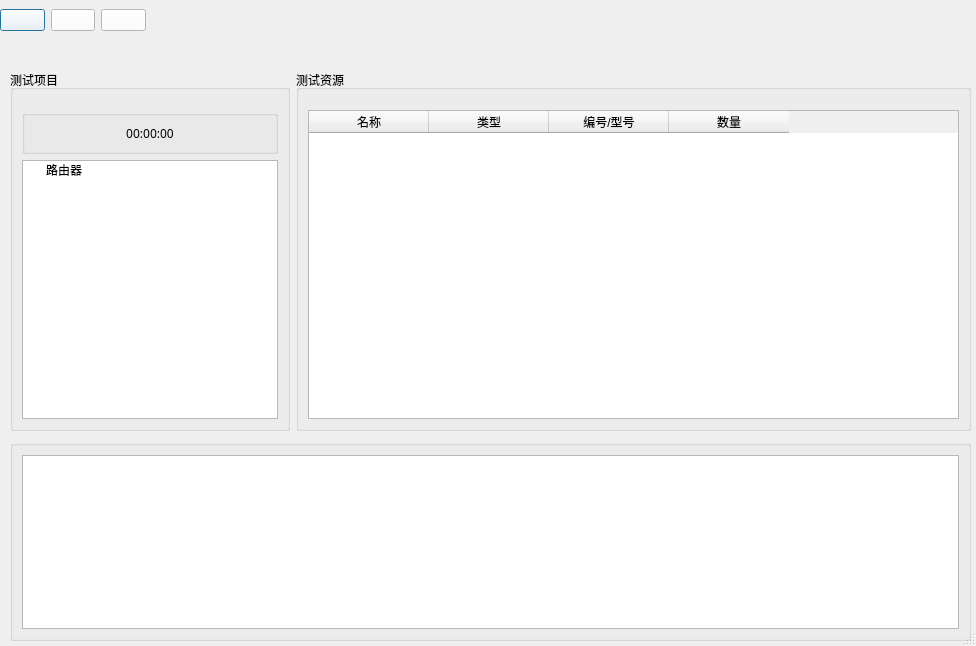
<?xml version="1.0" encoding="UTF-8"?>
<ui version="4.0">
 <class>Dialog</class>
 <widget class="QDialog" name="Dialog">
  <property name="geometry">
   <rect>
    <x>0</x>
    <y>0</y>
    <width>976</width>
    <height>646</height>
   </rect>
  </property>
  <property name="windowTitle">
   <string>Dialog</string>
  </property>
  <property name="sizeGripEnabled">
   <bool>true</bool>
  </property>
  <widget class="QWidget" name="layoutWidget">
   <property name="geometry">
    <rect>
     <x>10</x>
     <y>70</y>
     <width>961</width>
     <height>361</height>
    </rect>
   </property>
   <layout class="QHBoxLayout" name="horizontalLayout" stretch="0,2">
    <item>
     <widget class="QGroupBox" name="groupBox_test_modules">
      <property name="title">
       <string>测试项目</string>
      </property>
      <layout class="QGridLayout" name="gridLayout_6">
       <property name="topMargin">
        <number>20</number>
       </property>
       <property name="verticalSpacing">
        <number>6</number>
       </property>
       <item row="0" column="0">
        <layout class="QGridLayout" name="gridLayout_3" rowstretch="0,3">
         <item row="0" column="0">
          <widget class="QGroupBox" name="groupBox_2">
           <property name="title">
            <string/>
           </property>
           <layout class="QGridLayout" name="gridLayout_2">
            <item row="0" column="0">
             <widget class="QLabel" name="label_test_duration">
              <property name="font">
               <font>
                <family>Microsoft YaHei</family>
                <kerning>false</kerning>
               </font>
              </property>
              <property name="text">
               <string>00:00:00</string>
              </property>
              <property name="textFormat">
               <enum>Qt::PlainText</enum>
              </property>
              <property name="alignment">
               <set>Qt::AlignCenter</set>
              </property>
             </widget>
            </item>
           </layout>
          </widget>
         </item>
         <item row="1" column="0">
          <widget class="QTreeWidget" name="treeWidget">
           <property name="headerHidden">
            <bool>true</bool>
           </property>
           <column>
            <property name="text">
             <string>1</string>
            </property>
           </column>
           <item>
            <property name="text">
             <string>路由器</string>
            </property>
            <property name="flags">
             <set>ItemIsSelectable|ItemIsDragEnabled|ItemIsUserCheckable|ItemIsEnabled</set>
            </property>
           </item>
          </widget>
         </item>
        </layout>
       </item>
      </layout>
     </widget>
    </item>
    <item>
     <widget class="QGroupBox" name="groupBox_test_resource">
      <property name="title">
       <string>测试资源</string>
      </property>
      <layout class="QGridLayout" name="gridLayout_5">
       <property name="topMargin">
        <number>20</number>
       </property>
       <item row="0" column="0">
        <widget class="QTableWidget" name="tableWidget_test_resource">
         <property name="gridStyle">
          <enum>Qt::DotLine</enum>
         </property>
         <attribute name="horizontalHeaderCascadingSectionResizes">
          <bool>true</bool>
         </attribute>
         <attribute name="horizontalHeaderDefaultSectionSize">
          <number>120</number>
         </attribute>
         <column>
          <property name="text">
           <string>名称</string>
          </property>
         </column>
         <column>
          <property name="text">
           <string>类型</string>
          </property>
         </column>
         <column>
          <property name="text">
           <string>编号/型号</string>
          </property>
         </column>
         <column>
          <property name="text">
           <string>数量</string>
          </property>
         </column>
        </widget>
       </item>
      </layout>
     </widget>
    </item>
   </layout>
  </widget>
  <widget class="QWidget" name="layoutWidget_2">
   <property name="geometry">
    <rect>
     <x>0</x>
     <y>0</y>
     <width>146</width>
     <height>41</height>
    </rect>
   </property>
   <layout class="QGridLayout" name="gridLayout">
    <item row="0" column="0">
     <widget class="QPushButton" name="pushButton_start">
      <property name="styleSheet">
       <string notr="true">background-color:rgb(255, 255, 255);
</string>
      </property>
      <property name="text">
       <string/>
      </property>
      <property name="icon">
       <iconset resource="iconQrc.qrc">
        <normaloff>:/newPrefix/icon/start1.ico</normaloff>:/newPrefix/icon/start1.ico</iconset>
      </property>
      <property name="iconSize">
       <size>
        <width>32</width>
        <height>31</height>
       </size>
      </property>
     </widget>
    </item>
    <item row="0" column="2">
     <widget class="QPushButton" name="pushButton_close">
      <property name="styleSheet">
       <string notr="true">background-color:rgb(255, 255, 255);</string>
      </property>
      <property name="text">
       <string/>
      </property>
      <property name="icon">
       <iconset resource="iconQrc.qrc">
        <normaloff>:/newPrefix/icon/close1.ico</normaloff>:/newPrefix/icon/close1.ico</iconset>
      </property>
      <property name="iconSize">
       <size>
        <width>32</width>
        <height>31</height>
       </size>
      </property>
     </widget>
    </item>
    <item row="0" column="1">
     <widget class="QPushButton" name="pushButton_restart">
      <property name="styleSheet">
       <string notr="true">background-color:rgb(255, 255, 255);</string>
      </property>
      <property name="text">
       <string/>
      </property>
      <property name="icon">
       <iconset resource="iconQrc.qrc">
        <normaloff>:/newPrefix/icon/restart1.ico</normaloff>:/newPrefix/icon/restart1.ico</iconset>
      </property>
      <property name="iconSize">
       <size>
        <width>32</width>
        <height>31</height>
       </size>
      </property>
     </widget>
    </item>
   </layout>
  </widget>
  <widget class="QSplitter" name="splitter">
   <property name="geometry">
    <rect>
     <x>0</x>
     <y>0</y>
     <width>0</width>
     <height>0</height>
    </rect>
   </property>
   <property name="orientation">
    <enum>Qt::Horizontal</enum>
   </property>
  </widget>
  <widget class="QSplitter" name="splitter_4">
   <property name="geometry">
    <rect>
     <x>0</x>
     <y>0</y>
     <width>0</width>
     <height>0</height>
    </rect>
   </property>
   <property name="orientation">
    <enum>Qt::Horizontal</enum>
   </property>
  </widget>
  <widget class="QGroupBox" name="groupBox_test_results">
   <property name="geometry">
    <rect>
     <x>10</x>
     <y>440</y>
     <width>961</width>
     <height>201</height>
    </rect>
   </property>
   <property name="title">
    <string/>
   </property>
   <layout class="QGridLayout" name="gridLayout_4">
    <item row="0" column="0">
     <widget class="QTableWidget" name="tableWidget_test_results"/>
    </item>
   </layout>
  </widget>
 </widget>
 <resources>
  <include location="iconQrc.qrc"/>
 </resources>
 <connections/>
</ui>
